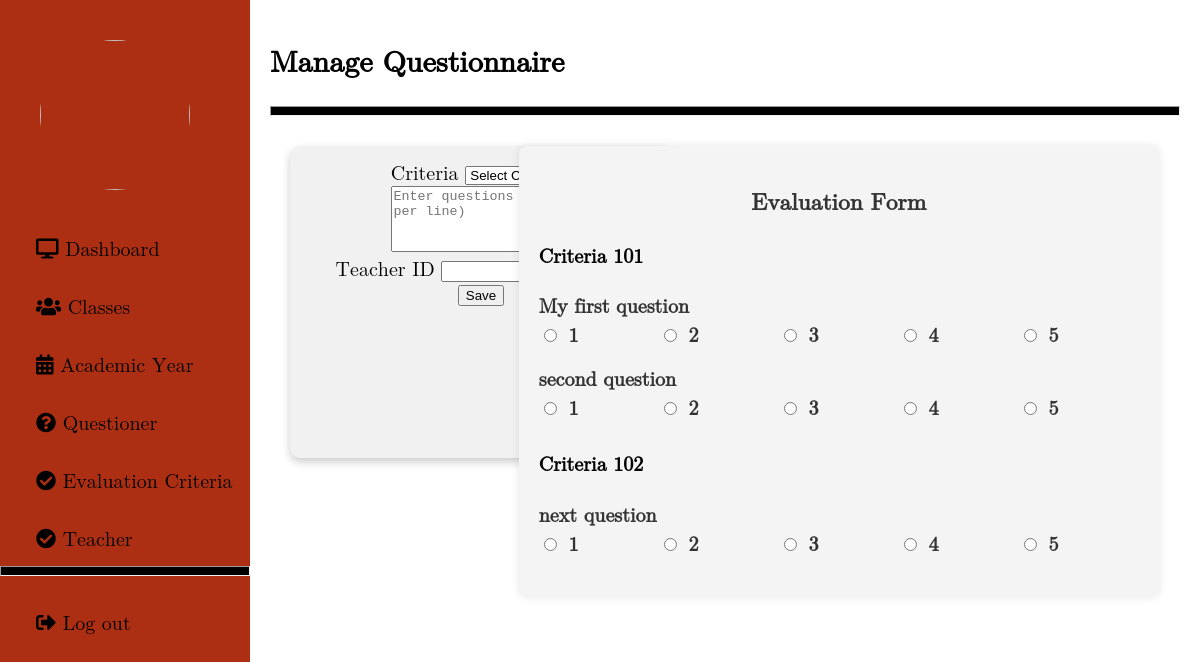
Before: /admin/questionnaire.php with the older database file.
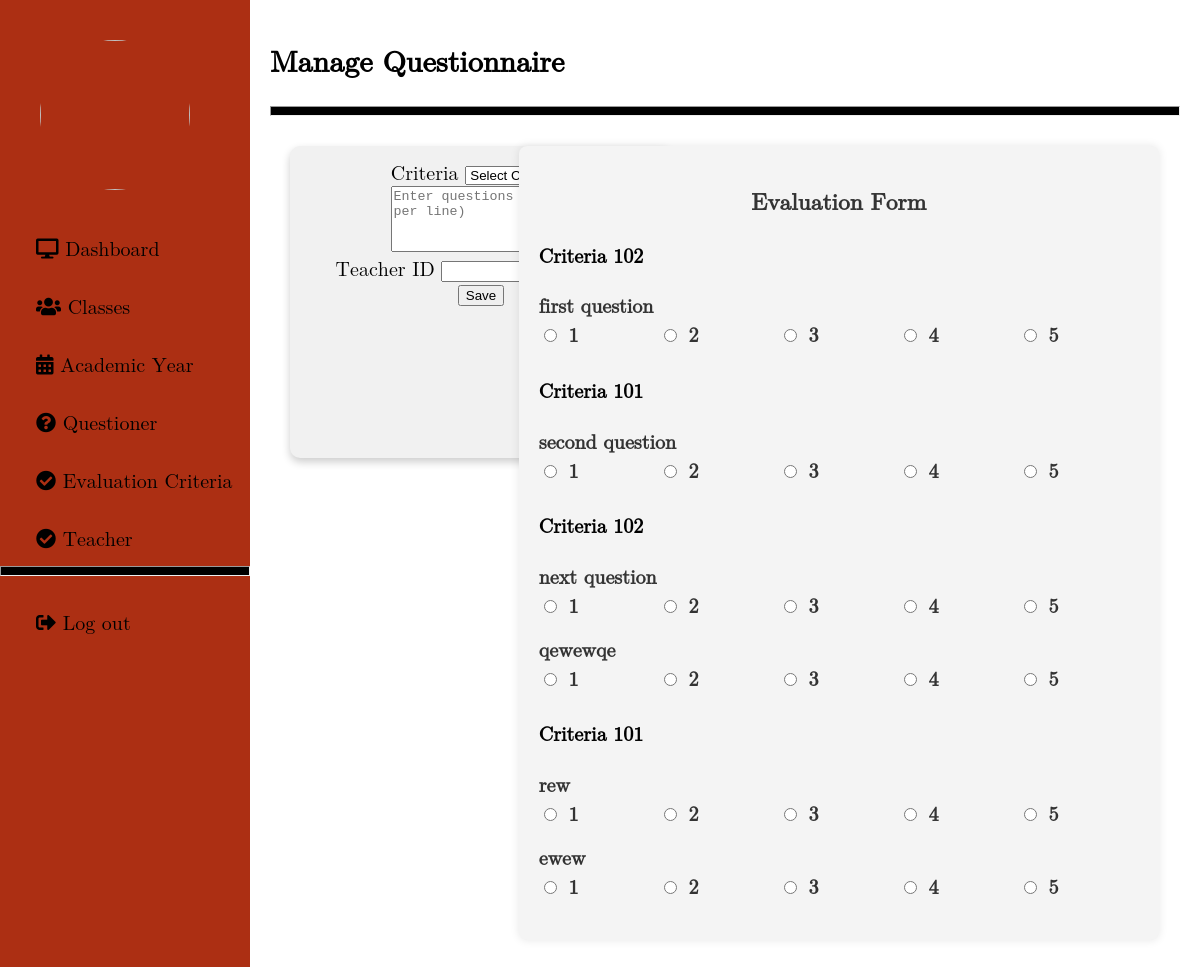
After: the same page with the newer database file.
### tables this page shows
CREATE TABLE `questions` (
  `id` int(11) NOT NULL,
  `criteria` varchar(255) NOT NULL,
  `question` text NOT NULL,
  `T_id` int(255) NOT NULL
);

### admin/fetch_questions.php (the view, shortened to what this page needs)
<?php
$servername = "localhost";
$username = "root";
$password = "";
$dbname = "faculty_db";
$conn = new mysqli($servername, $username, $password, $dbname);
$sql = "SELECT criteria, question FROM questions";
$result = $conn->query($sql);
$currentCriteria = null;
if ($result->num_rows > 0) {
    while($row = $result->fetch_assoc()) {
        if ($currentCriteria !== $row['criteria']) {
            if ($currentCriteria !== null) {
                echo '</div>';
            }
            $currentCriteria = $row['criteria'];
            echo '<div class="criteria-group">';
            echo "<h4>{$row['criteria']}</h4>";
        }
        echo '<div class="form-group">';
        echo "<label>{$row['question']}</label>";
        echo '<div class="radio-group">';
        for ($i = 1; $i <= 5; $i++) {
            echo '<label>';
            echo "<input type=\"radio\" name=\"{$row['criteria']}-rating-{$row['question']}\" value=\"$i\" required> $i";
            echo '</label>';
        }
        echo '</div>';
        echo '</div>';
    }
    echo '</div>';
} else {
    echo "No questions found.";
}
?>

### admin/questionnaire.php (shortened to what this page needs)
<!DOCTYPE html>
<html lang="en">
<head>
    <link rel="stylesheet" href="../Css/admin.css">
    <link rel="stylesheet" href="https://cdnjs.cloudflare.com/ajax/libs/font-awesome/5.12.1/css/all.min.css">
    <link rel="stylesheet" href="https://unicons.iconscout.com/release/v4.0.0/css/line.css" />
    <link rel="stylesheet" href="https://cdnjs.cloudflare.com/ajax/libs/font-awesome/4.7.0/css/font-awesome.min.css">
</head>
<body>
    <?php include 'sidebar.php'; ?>
    <div class="main content">
        <h2>Manage Questionnaire</h2>
        <hr>
        <div class="row">
            <div class="column">
                <div class="card4">
                    <form id="questionForm" action="save_questions.php" method="post">
                        <div class="form-group">
                            <label for="criteria">Criteria</label>
                        </div>
                        <div class="form-group">
                            <textarea name="questions" id="questions" rows="4" placeholder="Enter questions (one per line)" required></textarea>
                        </div>
                        <div class="form-group">
                            <label for="t_id">Teacher ID</label>
                        </div>
                        <button type="submit">Save</button>
                    </form>
                </div>
            </div>
            <div class="evaluation-form">
                <h3>Evaluation Form</h3>
                <form id="evaluationForm" method="post">
                    <div id="dynamicFields">
                        <?php include 'fetch_questions.php'; ?>
                    </div>
                </form>
            </div>
        </div>
    </div>
</body>
</html>

### admin/sidebar.php (shortened to what this page needs)
<!DOCTYPE html>
<html lang="en">
<head>
    <link rel="stylesheet" href="../Css/admin.css">
    <link rel="stylesheet" href="https://cdnjs.cloudflare.com/ajax/libs/font-awesome/4.7.0/css/font-awesome.min.css">
</head>
<body>
    <div class="sidenav" id="mySidenav">
        <img class="logo" src="../img/logo.png">
        <a href="admin.php"><i class="fas fa-desktop"></i>  Dashboard</a>
        <a href="classes.php"><i class="fas fa-users"></i>  Classes</a>
        <a href="year.php"><i class="fas fa-calendar"></i>  Academic Year</a>
        <a href="questionYear.php"><i class="fas fa-question-circle"></i>  Questioner</a>
        <a href="criteria.php"><i class="fas fa-check-circle"></i>  Evaluation Criteria</a>
        <a href="teacher.php"><i class="fas fa-check-circle"></i>  Teacher</a>
        <hr>
        <a href="../index.php"><i class="fas fa-sign-out-alt"></i>  Log out</a>
    </div>
</body>
</html>

### Css/admin.css (style rules this page uses)
body { font-family: math; margin: 0; padding: 0; box-sizing: border-box; }
.sidenav { height: 100%; width: 250px; position: fixed; z-index: 1; left: 0; background-color: rgb(172, 47, 19); overflow-x: hidden; transition: 0.3s; }
.sidenav a, .dropdown-btn { padding: 28px 8px 6px 36px; text-decoration: none; font-size: 20px; color: black; display: block; background: none; width: 100%; text-align: left; cursor: pointer; outline: none; border-radius: 8px; }
.main { margin-left: 250px; font-size: 20px; padding: 20px; transition: margin-left 0.3s; }
hr { background-color: black; height: 8px; }
.column { float: left; width: 25%; padding: 20px; box-sizing: border-box; }
.row { display: flex; flex-wrap: wrap; }
.content { width: auto; height: 140vh; display: block; background-color: #fff; bottom: 0; }
.card4 { box-shadow: 0 4px 8px 0 rgba(0, 0, 0, 0.2); height: 35vh; padding: 16px; text-align: center; background-color: #f1f1f1; border-radius: 10px; width: 350px; }
.logo { width: 150px; height: 150px; border-radius: 100px; margin-bottom: 20px; margin-left: 40px; margin-top: 40px; }

### admin/questionnaire.php (style rules this page uses)
.evaluation-form { width: 100%; max-width: 600px; margin: 20px auto; padding: 20px; background-color: #f4f4f4; border-radius: 8px; box-shadow: 0 0 10px rgba(0, 0, 0, 0.1); }
.evaluation-form h3 { margin-bottom: 20px; text-align: center; color: #333; }
.evaluation-form .form-group { margin-bottom: 15px; }
.evaluation-form .form-group label { display: block; margin-bottom: 5px; font-weight: bold; color: #333; }
.evaluation-form .form-group input, .evaluation-form .form-group textarea, .evaluation-form .form-group select { width: 100%; padding: 10px; border: 1px solid #ccc; border-radius: 4px; box-sizing: border-box; font-size: 16px; color: #333; background-color: #fff; }
.evaluation-form .form-group input[type="radio"] { width: auto; margin-right: 10px; }
.evaluation-form .form-group .radio-group { display: flex; justify-content: space-between; }
.evaluation-form .form-group .radio-group label { flex: 1; }
.evaluation-form .form-group .radio-group input { margin-right: 5px; }

Changed rows visible on the page:
removed questions: criteria "Criteria 101", question "My first question"
removed questions: question "second question"
added questions: criteria "Criteria 102", question "first question"
added questions: criteria "Criteria 101", question "second question"
added questions: question "qewewqe"
added questions: criteria "Criteria 101", question "rew"
added questions: question "ewew"
